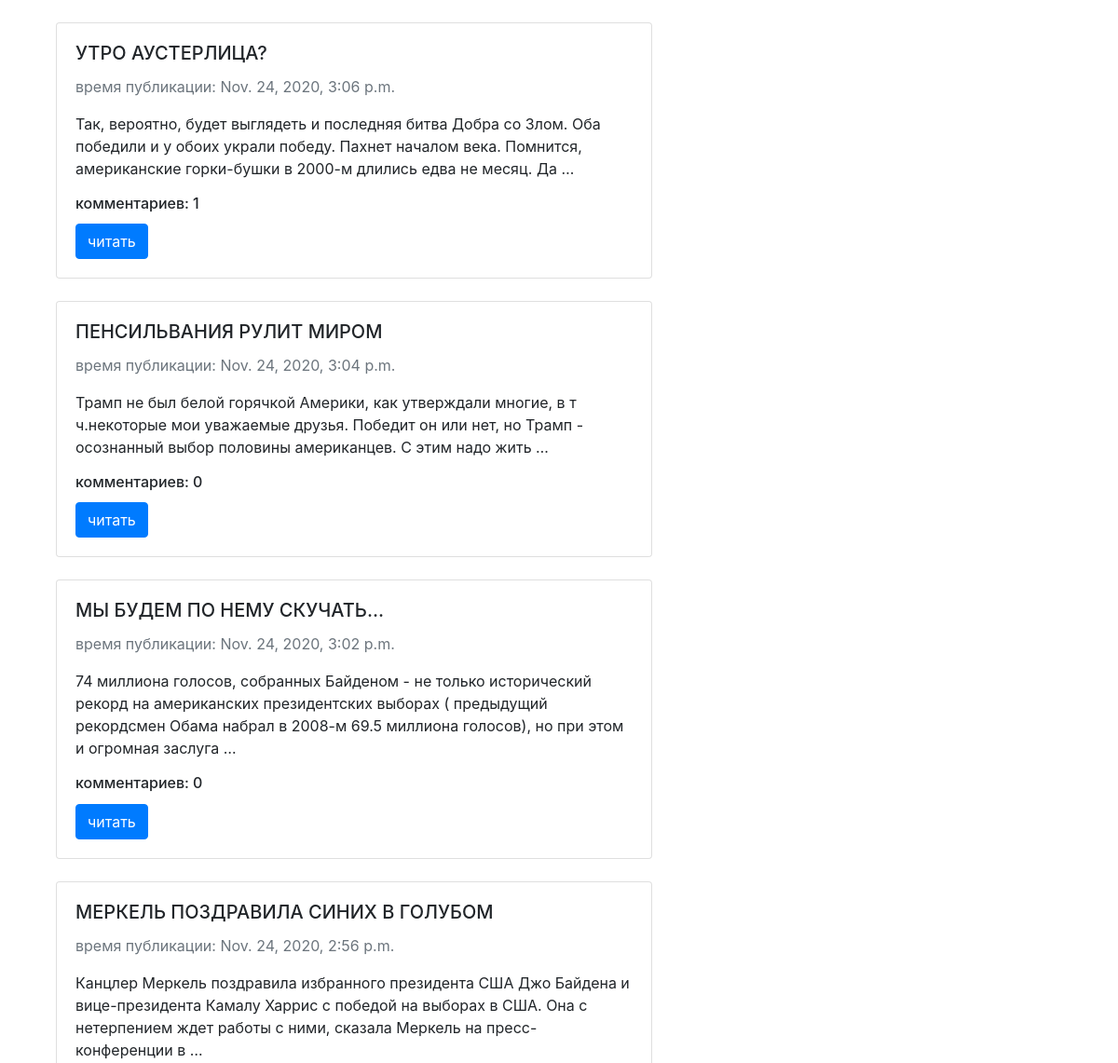
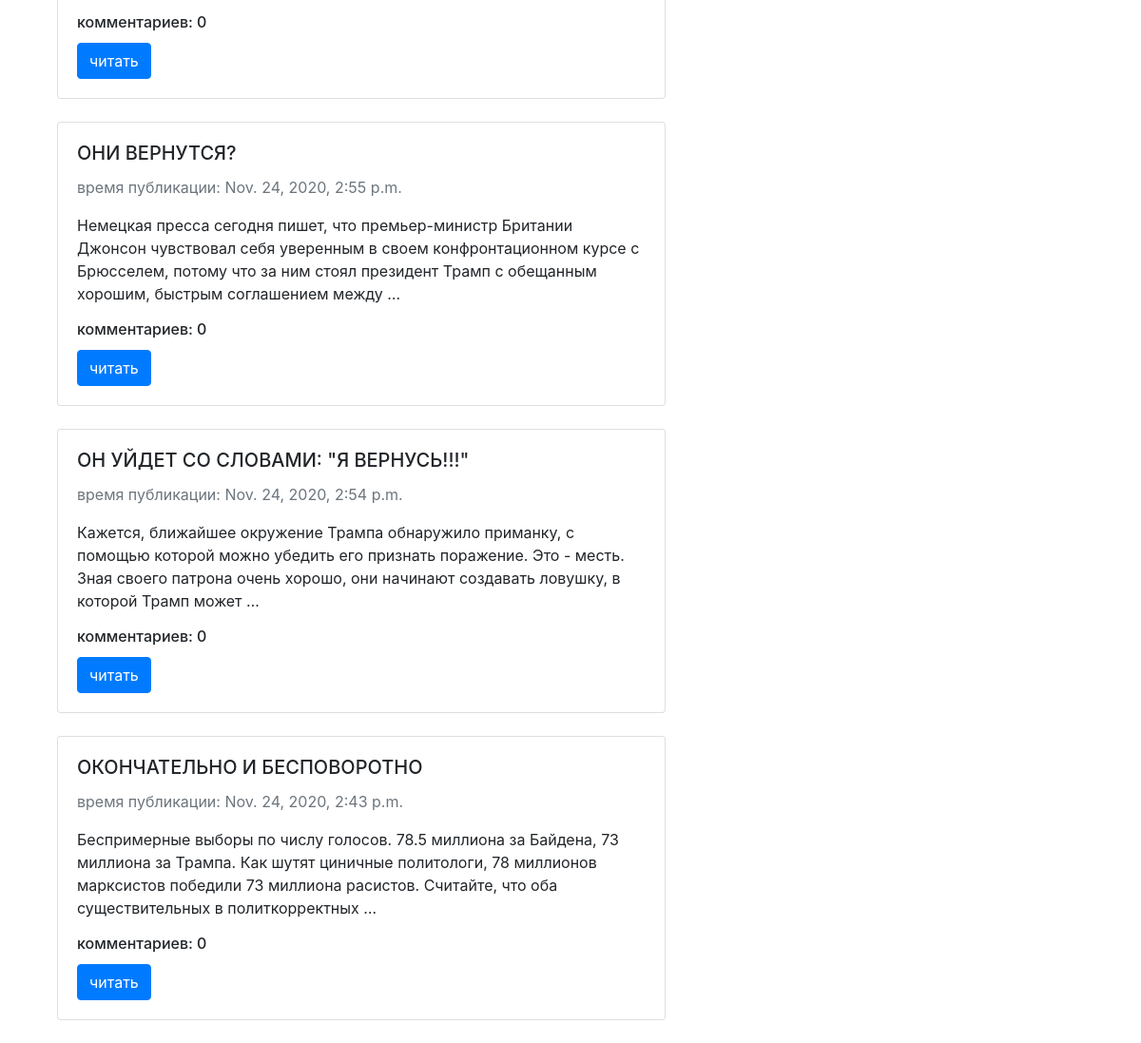
Page /tags/elections_2020/ on the committed database (2 pictures, top to bottom).
### posts/models.py (models this page shows, shortened)
class Post(models.Model):
    title = models.CharField(max_length=150)
    text = models.TextField(blank=True)
    pub_date = models.DateTimeField(auto_now_add=True)
    slug = models.SlugField(max_length=50, unique=True)
    tags = models.ManyToManyField('Tag', blank=True, related_name='posts')
    @property
    def get_commets_count(self):
        return f"комментариев: {Post.objects.filter(pk=self.pk).aggregate(Count('comments'))['comments__count']}"
    class Meta:
        ordering = ['-pub_date']
        verbose_name = 'пост'
        verbose_name_plural = 'посты'

### posts/views.py (the view)
# urls.py: path('tags/<str:slug>/', views.tags, name='tags_url'),
def tags(request, slug):
    posts = Post.objects.filter(tags__slug=slug)
    return render(request, 'tags.html', context={'posts': posts})

### templates/tags.html (shortened to what this page needs)
<!DOCTYPE html>
<html lang="en">
<head>
    <link rel="stylesheet" href="https://stackpath.bootstrapcdn.com/bootstrap/4.3.1/css/bootstrap.min.css">
</head>
<body>
   {% for post in posts %}
        <div class="card" style="width: 40rem; margin-left:5%">
          <div class="card-body">
            <h5 class="card-title">{{post.title}}</h5>
            <p class="text-muted">
              время публикации: {{post.pub_date}}
            </p>
            <p class="card-text">{{post.text|truncatewords:30}}</p>
            <h6 class="card-title">{{post.get_commets_count}}</h6>
            <a href="{% url 'post_details_url' slug=post.slug %}" class="btn btn-primary">читать</a>
          </div>
        </div>
      {% endfor %}
</body>
</html>

### templates/tags.html (style rules this page uses)
.card { margin:2%; }

### rows in the picture
Post: title "УТРО АУСТЕРЛИЦА?", pub_date "Nov. 24, 2020, 3:06 p.m.", text "Так, вероятно, будет выглядеть и последняя битва Добра со Злом. Оба победили и у обоих украли победу. Пахнет началом века. Помнится, американские горки-бушки в 2000-м длились едва не месяц. Да …", get_commets_count "комментариев: 1"
Post: title "ПЕНСИЛЬВАНИЯ РУЛИТ МИРОМ", pub_date "Nov. 24, 2020, 3:04 p.m.", text "Трамп не был белой горячкой Америки, как утверждали многие, в т ч.некоторые мои уважаемые друзья. Победит он или нет, но Трамп - осознанный выбор половины американцев. С этим надо жить …", get_commets_count "комментариев: 0"
Post: title "МЫ БУДЕМ ПО НЕМУ СКУЧАТЬ...", pub_date "Nov. 24, 2020, 3:02 p.m.", text "74 миллиона голосов, собранных Байденом - не только исторический рекорд на американских президентских выборах ( предыдущий рекордсмен Обама набрал в 2008-м 69.5 миллиона голосов), но при этом и огромная заслуга …", get_commets_count "комментариев: 0"
Post: title "МЕРКЕЛЬ ПОЗДРАВИЛА СИНИХ В ГОЛУБОМ", pub_date "Nov. 24, 2020, 2:56 p.m.", text "Канцлер Меркель поздравила избранного президента США Джо Байдена и вице-президента Камалу Харрис с победой на выборах в США. Она с нетерпением ждет работы с ними, сказала Меркель на пресс-конференции в …", get_commets_count "комментариев: 0"
Post: title "ОНИ ВЕРНУТСЯ?", pub_date "Nov. 24, 2020, 2:55 p.m.", text "Немецкая пресса сегодня пишет, что премьер-министр Британии Джонсон чувствовал себя уверенным в своем конфронтационном курсе с Брюсселем, потому что за ним стоял президент Трамп с обещанным хорошим, быстрым соглашением между …", get_commets_count "комментариев: 0"
Post: title "ОН УЙДЕТ СО СЛОВАМИ: \"Я ВЕРНУСЬ!!!\"", pub_date "Nov. 24, 2020, 2:54 p.m.", text "Кажется, ближайшее окружение Трампа обнаружило приманку, с помощью которой можно убедить его признать поражение. Это - месть. Зная своего патрона очень хорошо, они начинают создавать ловушку, в которой Трамп может …", get_commets_count "комментариев: 0"
Post: title "ОКОНЧАТЕЛЬНО И БЕСПОВОРОТНО", pub_date "Nov. 24, 2020, 2:43 p.m.", text "Беспримерные выборы по числу голосов. 78.5 миллиона за Байдена, 73 миллиона за Трампа. Как шутят циничные политологи, 78 миллионов марксистов победили 73 миллиона расистов. Считайте, что оба существительных в политкорректных …", get_commets_count "комментариев: 0"
